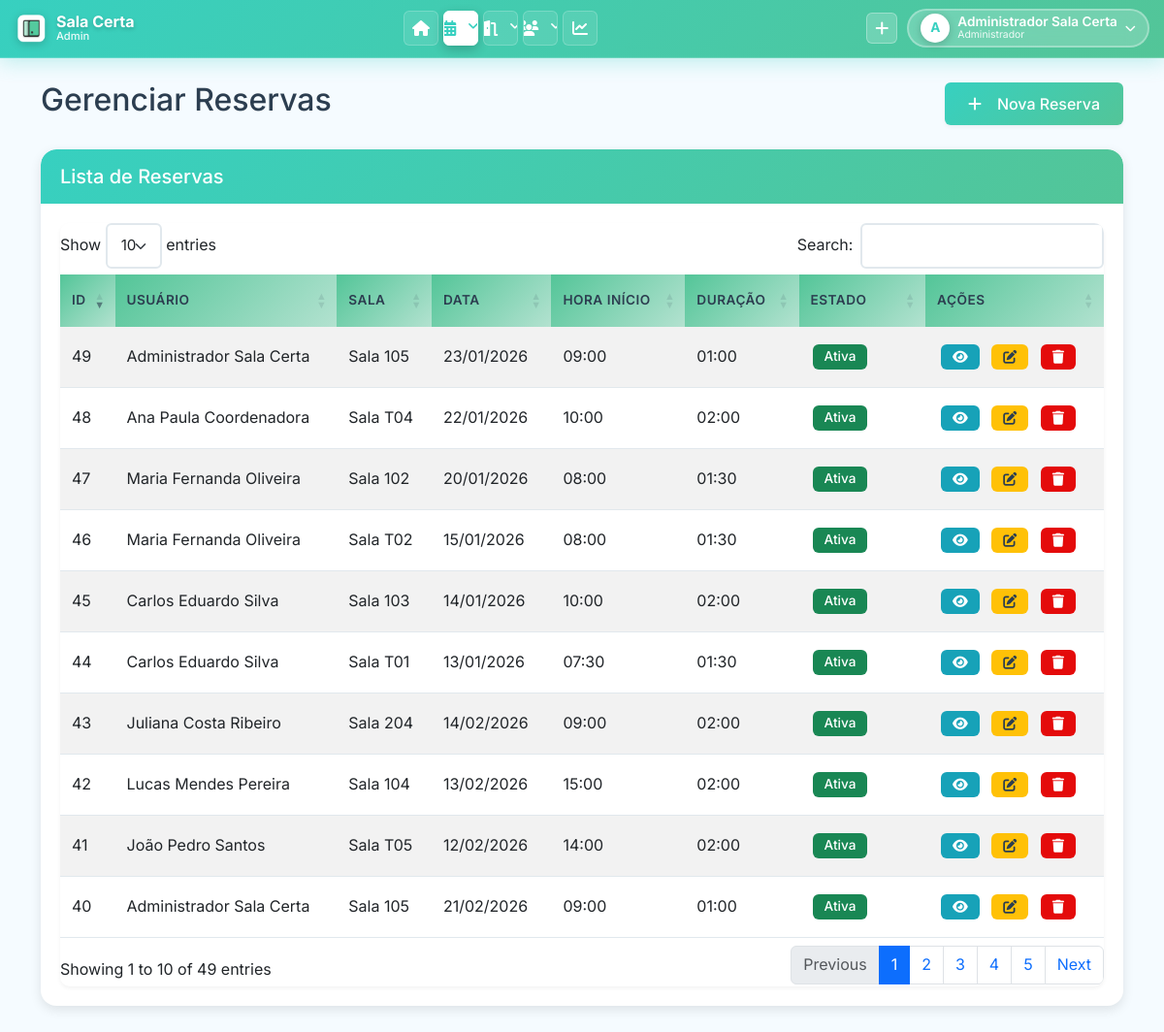
Page /pages/reservas.php (signed in) on the committed database.
### tables this page shows
CREATE TABLE `RESERVA_SALA` (
    `RESERVA_ID` INT(11) NOT NULL AUTO_INCREMENT,
    `USUARIO_ID` INT(11) NOT NULL,
    `SALA_ID` INT(11) NOT NULL,
    `DATA_RESERVA` DATE NOT NULL COMMENT 'Data da reserva (YYYY-MM-DD)',
    `HORA_INICIO` TIME NOT NULL COMMENT 'Horário de início (HH:MM:SS)',
    `TEMPO_RESERVA` TIME NOT NULL COMMENT 'Duração da reserva (ex: 01:30:00)',
    `ESTADO` ENUM('Ativa', 'Cancelada', 'Pendente', 'Reservado') NOT NULL DEFAULT 'Ativa',
    PRIMARY KEY (`RESERVA_ID`),
    KEY `idx_reserva_usuario` (`USUARIO_ID`),
    KEY `idx_reserva_sala` (`SALA_ID`),
    KEY `idx_reserva_data` (`DATA_RESERVA`),
    KEY `idx_reserva_estado` (`ESTADO`),
    KEY `idx_reserva_sala_data_estado` (`SALA_ID`, `DATA_RESERVA`, `ESTADO`) COMMENT 'Índice composto para verificação de conflitos',
    CONSTRAINT `fk_reserva_usuario` FOREIGN KEY (`USUARIO_ID`) REFERENCES `USUARIO` (`USUARIO_ID`) ON DELETE RESTRICT ON UPDATE CASCADE,
    CONSTRAINT `fk_reserva_sala` FOREIGN KEY (`SALA_ID`) REFERENCES `SALA` (`SALA_ID`) ON DELETE RESTRICT ON UPDATE CASCADE
);

CREATE TABLE `USUARIO` (
    `USUARIO_ID` INT(11) NOT NULL AUTO_INCREMENT,
    `USUARIO_NOME` VARCHAR(255) NOT NULL,
    `USUARIO_EMAIL` VARCHAR(255) NOT NULL,
    `USUARIO_SENHA` VARCHAR(255) NOT NULL COMMENT 'Hash bcrypt via password_hash() ou texto puro (legado)',
    `USUARIO_CPF` VARCHAR(14) NOT NULL COMMENT 'Formato: 000.000.000-00 ou apenas números',
    `USUARIO_CURSO` VARCHAR(255) DEFAULT NULL,
    `TIPO_USUARIO` ENUM('admin', 'comum') NOT NULL DEFAULT 'comum',
    `SETOR` VARCHAR(255) DEFAULT '' COMMENT 'Se preenchido, permite acesso ao painel admin',
    `FOTO_PERFIL` VARCHAR(500) DEFAULT NULL COMMENT 'Caminho relativo: uploads/perfil/user_X_timestamp.png',
    PRIMARY KEY (`USUARIO_ID`),
    UNIQUE KEY `uk_usuario_email` (`USUARIO_EMAIL`),
    UNIQUE KEY `uk_usuario_cpf` (`USUARIO_CPF`)
);

CREATE TABLE `SALA` (
    `SALA_ID` INT(11) NOT NULL AUTO_INCREMENT,
    `NUM_SALA` VARCHAR(50) NOT NULL COMMENT 'Número/código da sala (ex: 101, T01, LAB-01)',
    `QTD_PESSOAS` INT(11) NOT NULL DEFAULT 0 COMMENT 'Capacidade máxima de pessoas',
    `DESCRICAO` TEXT DEFAULT NULL COMMENT 'Descrição da sala e recursos disponíveis',
    `TIPO_SALA` VARCHAR(100) DEFAULT '' COMMENT 'Tipo: Sala de Aula, Laboratório, Auditório, Sala de Reunião, Biblioteca',
    `SETOR_RESPONSAVEL` VARCHAR(255) DEFAULT '' COMMENT 'Setor responsável pela sala',
    PRIMARY KEY (`SALA_ID`),
    UNIQUE KEY `uk_num_sala` (`NUM_SALA`)
);

### classes/Reserva.php (called while the page is built, shortened)
<?php
class Reserva {
    public static function listarTodas() {
        $conn = Conexao::getConn();
        $sql = "SELECT r.*, u.USUARIO_NOME, s.NUM_SALA
                FROM RESERVA_SALA r
                JOIN USUARIO u ON r.USUARIO_ID = u.USUARIO_ID
                JOIN SALA s ON r.SALA_ID = s.SALA_ID
                ORDER BY r.DATA_RESERVA DESC, r.HORA_INICIO DESC";
        $stmt = $conn->prepare($sql);
        $stmt->execute();
        return $stmt->fetchAll();
    }
}

### pages/reservas.php (the view, shortened to what this page needs)
<?php
require_once '../classes/Reserva.php';
$reservas = Reserva::listarTodas();
include '../includes/header.php';
?>
<div class="row">
    <div class="col-md-12">
        <div class="d-flex justify-content-between align-items-center mb-4">
            <h2>Gerenciar Reservas</h2>
            <a href="nova_reserva.php" class="btn btn-primary">
                <i class="fas fa-plus me-2"></i>Nova Reserva
            </a>
        </div>
        <div class="card">
            <div class="card-header">
                <h5 class="card-title mb-0">Lista de Reservas</h5>
            </div>
            <div class="card-body">
                <div class="table-responsive">
                    <table class="table table-striped table-hover datatable">
                        <thead>
                            <tr>
                                <th>ID</th>
                                <th>Usuário</th>
                                <th>Sala</th>
                                <th>Data</th>
                                <th>Hora Início</th>
                                <th>Duração</th>
                                <th>Estado</th>
                                <th>Ações</th>
                            </tr>
                        </thead>
                        <tbody>
                            <?php foreach ($reservas as $reserva): ?>
                            <tr>
                                <td><?php echo $reserva['RESERVA_ID']; ?></td>
                                <td><?php echo $reserva['USUARIO_NOME']; ?></td>
                                <td>Sala <?php echo $reserva['NUM_SALA']; ?></td>
                                <td><?php echo date('d/m/Y', strtotime($reserva['DATA_RESERVA'])); ?></td>
                                <td><?php echo date('H:i', strtotime($reserva['HORA_INICIO'])); ?></td>
                                <td><?php echo date('H:i', strtotime($reserva['TEMPO_RESERVA'])); ?></td>
                                <td>
                                    <span class="badge bg-<?php echo $reserva['ESTADO'] == 'Ativa' ? 'success' : 'danger'; ?>">
                                        <?php echo $reserva['ESTADO']; ?>
                                    </span>
                                </td>
                                <td>
                                    <a href="ver_reserva.php?id=<?php echo $reserva['RESERVA_ID']; ?>" class="btn btn-sm btn-info" data-bs-toggle="tooltip" title="Ver detalhes">
                                        <i class="fas fa-eye"></i>
                                    </a>
                                    <a href="editar_reserva.php?id=<?php echo $reserva['RESERVA_ID']; ?>" class="btn btn-sm btn-warning" data-bs-toggle="tooltip" title="Editar">
                                        <i class="fas fa-edit"></i>
                                    </a>
                                    <a href="reservas.php?excluir=<?php echo $reserva['RESERVA_ID']; ?>" class="btn btn-sm btn-danger btn-delete" data-bs-toggle="tooltip" title="Excluir">
                                        <i class="fas fa-trash"></i>
                                    </a>
                                </td>
                            </tr>
                            <?php endforeach; ?>
                        </tbody>
                    </table>
                </div>
            </div>
        </div>
    </div>
</div>
<?php include '../includes/footer.php'; ?>

### assets/css/style.css (style rules this page uses)
:root { --primary: #37D0C0; --primary-dark: #2bb8a8; --primary-light: #53C598; --secondary: #B3E2D0; --accent: #e40b0b; --bg-light: #F5FBFF; --bg-white: #ffffff; --text-dark: #2c3e50; --text-light: #7f8c8d; --text-white: #ffffff; --border-color: #e1e8ed; --shadow-sm: 0 2px 4px rgba(0, 0, 0, 0.05); --shadow-md: 0 4px 12px rgba(0, 0, 0, 0.1); --shadow-lg: 0 8px 24px rgba(0, 0, 0, 0.12); --shadow-xl: 0 12px 40px rgba(0, 0, 0, 0.15); --transition: all 0.3s cubic-bezier(0.4, 0, 0.2, 1); --radius-sm: 6px; --radius-md: 10px; --radius-lg: 16px; }
* { margin: 0; padding: 0; box-sizing: border-box; }
body { font-family: 'Inter', 'Segoe UI', Tahoma, Geneva, Verdana, sans-serif; background-color: var(--bg-light); color: var(--text-dark); line-height: 1.6; overflow-x: hidden; }
.card { border: none; border-radius: var(--radius-lg); box-shadow: var(--shadow-md); margin-bottom: 24px; transition: var(--transition); overflow: hidden; background: var(--bg-white); animation: fadeIn 0.5s ease-out; }
.card-header { background: linear-gradient(135deg, var(--primary), var(--primary-light)); color: var(--text-white); border: none; padding: 18px 24px; font-weight: 600; font-size: 1.1rem; border-radius: var(--radius-lg) var(--radius-lg) 0 0 !important; }
.card-body { padding: 24px; }
.btn { border-radius: var(--radius-sm); padding: 10px 24px; font-weight: 500; transition: var(--transition); border: none; display: inline-flex; align-items: center; gap: 8px; }
.btn-primary { background: linear-gradient(135deg, var(--primary), var(--primary-light)); color: var(--text-white); box-shadow: var(--shadow-sm); }
.btn-warning { background: #ffc107; color: var(--text-dark); }
.btn-danger { background: var(--accent); color: var(--text-white); }
.btn-info { background: #17a2b8; color: var(--text-white); }
.btn-sm { padding: 6px 12px; font-size: 0.875rem; }
.table-responsive { border-radius: var(--radius-md); overflow: hidden; box-shadow: var(--shadow-sm); }
.table { margin-bottom: 0; }
.table thead th { background: linear-gradient(135deg, var(--primary-light), var(--secondary)); color: var(--text-dark); border: none; font-weight: 600; text-transform: uppercase; font-size: 0.85rem; letter-spacing: 0.5px; padding: 16px 12px; }
.table tbody tr { transition: var(--transition); border-bottom: 1px solid var(--border-color); }
.table tbody td { padding: 14px 12px; vertical-align: middle; }
.badge { padding: 6px 12px; border-radius: var(--radius-sm); font-weight: 500; font-size: 0.85rem; }
html { scroll-behavior: smooth; }

### assets/css/global.css (style rules this page uses)
body { padding: 0 !important; margin: 0 !important; }
.card, .alert, .table-responsive, .row { margin-left: 0 !important; margin-right: 0 !important; }
.row { margin-left: 0; margin-right: 0; }
.col, [class*="col-"] { padding-left: calc(var(--bs-gutter-x) * .5); padding-right: calc(var(--bs-gutter-x) * .5); }
html { scroll-behavior: smooth; }
body { overflow-x: hidden; }
.mb-4 { margin-bottom: 1.5rem !important; }
.card-body { padding: 1.25rem !important; }
.card-header { padding: 1rem 1.25rem !important; }
.btn { margin: 0.25rem; }
.btn-group .btn, .d-flex .btn { margin: 0; }
* { box-sizing: border-box; }
.badge { margin: 0.125rem; }

### rows in the picture
reserva_sala: RESERVA_ID "40", USUARIO_ID.USUARIO_NOME "Administrador Sala Certa", SALA_ID.NUM_SALA "105", DATA_RESERVA "21/02/2026", HORA_INICIO "09:00", TEMPO_RESERVA "01:00", ESTADO "Ativa"
reserva_sala: RESERVA_ID "43", USUARIO_ID.USUARIO_NOME "Juliana Costa Ribeiro", SALA_ID.NUM_SALA "204", DATA_RESERVA "14/02/2026", HORA_INICIO "09:00", TEMPO_RESERVA "02:00", ESTADO "Ativa"
reserva_sala: RESERVA_ID "42", USUARIO_ID.USUARIO_NOME "Lucas Mendes Pereira", SALA_ID.NUM_SALA "104", DATA_RESERVA "13/02/2026", HORA_INICIO "15:00", TEMPO_RESERVA "02:00", ESTADO "Ativa"
reserva_sala: RESERVA_ID "41", USUARIO_ID.USUARIO_NOME "João Pedro Santos", SALA_ID.NUM_SALA "T05", DATA_RESERVA "12/02/2026", HORA_INICIO "14:00", TEMPO_RESERVA "02:00", ESTADO "Ativa"
reserva_sala: RESERVA_ID "49", USUARIO_ID.USUARIO_NOME "Administrador Sala Certa", SALA_ID.NUM_SALA "105", DATA_RESERVA "23/01/2026", HORA_INICIO "09:00", TEMPO_RESERVA "01:00", ESTADO "Ativa"
reserva_sala: RESERVA_ID "48", USUARIO_ID.USUARIO_NOME "Ana Paula Coordenadora", SALA_ID.NUM_SALA "T04", DATA_RESERVA "22/01/2026", HORA_INICIO "10:00", TEMPO_RESERVA "02:00", ESTADO "Ativa"
reserva_sala: RESERVA_ID "47", USUARIO_ID.USUARIO_NOME "Maria Fernanda Oliveira", SALA_ID.NUM_SALA "102", DATA_RESERVA "20/01/2026", HORA_INICIO "08:00", TEMPO_RESERVA "01:30", ESTADO "Ativa"
reserva_sala: RESERVA_ID "46", USUARIO_ID.USUARIO_NOME "Maria Fernanda Oliveira", SALA_ID.NUM_SALA "T02", DATA_RESERVA "15/01/2026", HORA_INICIO "08:00", TEMPO_RESERVA "01:30", ESTADO "Ativa"
reserva_sala: RESERVA_ID "45", USUARIO_ID.USUARIO_NOME "Carlos Eduardo Silva", SALA_ID.NUM_SALA "103", DATA_RESERVA "14/01/2026", HORA_INICIO "10:00", TEMPO_RESERVA "02:00", ESTADO "Ativa"
reserva_sala: RESERVA_ID "44", USUARIO_ID.USUARIO_NOME "Carlos Eduardo Silva", SALA_ID.NUM_SALA "T01", DATA_RESERVA "13/01/2026", HORA_INICIO "07:30", TEMPO_RESERVA "01:30", ESTADO "Ativa"

### other values in the picture
substr($_SESSION['usuario_nome'], 0, 1) "A"
$_SESSION['usuario_nome'] "Administrador Sala Certa"
